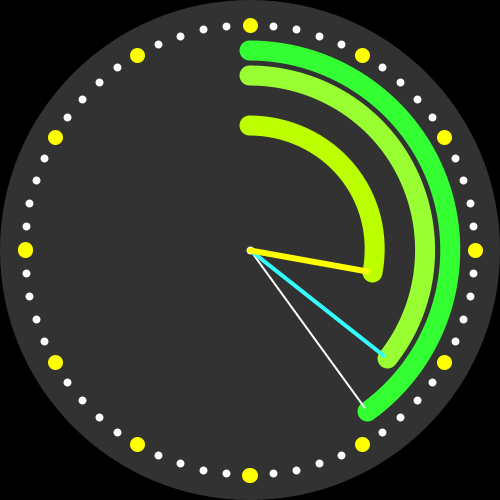
Frame 1 (no input)
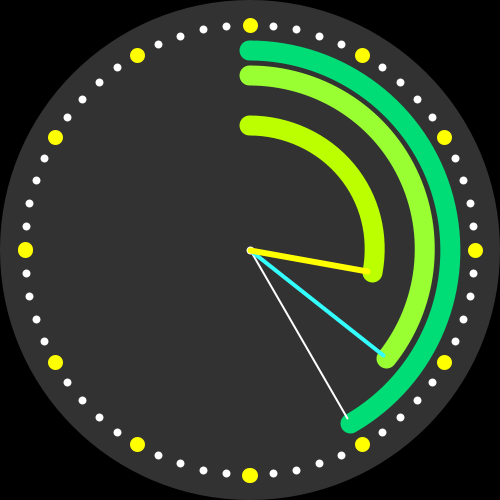
Frame 60 (the mouse pressed at the canvas centre just before this capture)
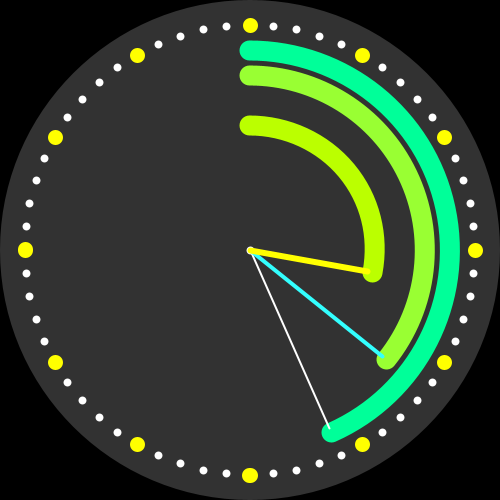
Frame 120 (the mouse held since frame 60 and released just before this capture)

The Processing sketch that drew these frames (run headless with seeded random() and noise(); from frame 60 on, the mouse is pressed at the canvas centre):

// Processing sketch: Analog_Clock_main
// ── Analog_Clock_main.pde
//need vars
int cx,cy;
float secondsRadius;
float minutesRadius;
float hoursRadius;
float clockDiameter;
float clockRadius;
void setup()
{
  size(500,500);
  noStroke();
  clockRadius=min(width,height)/2;
  hoursRadius=clockRadius*0.48;
  minutesRadius=clockRadius*0.68;
  secondsRadius=clockRadius*0.78;
  
  
  clockDiameter=clockRadius*2.0;

  cx=width/2;
  cy=height/2;
}

void draw()
{
  //black background (Grey 0~255)
  background(0);
  //choose the watch color, grey background (Grey 0~255)
  //draw the main circle
  fill(50); 
  noStroke();//wothout border line
  ellipse(cx,cy,clockDiameter,clockDiameter);
  
  
  //end the task of such
  //Draw the 12 dots like ROLEX XD
  stroke(255); //Center White dot
  strokeWeight(8);
  point(250,250);
  
  
  //Draw the 12 dots like real watch XD
  beginShape(POINTS); //Directly draw a point according to strokeWeright 5
  for(int i=0;i<360;i+=6)
  {
    float angle=radians(i); //a conversion
    //Polar coordinate conversion (Polar to x,y in Cartesian)
    float x=cx+clockRadius*0.9*(cos(angle));
    float y=cy+clockRadius*0.9*(sin(angle));
    if(i%30==0)
    {
      stroke(255,255,0);
      strokeWeight(15);
    }
    else
    {
      stroke(255);
      strokeWeight(8);
    }
    vertex(x,y);
  }
  endShape();
  
  
  //angle from 3'oclock since there is 0PI , and use map functinon to convert R(int)->R(rad in polar coordinate)
  // Angles for sin() and cos() start at 3 o'clock;
  // subtract HALF_PI to make them start at the top , norm is used to normalize the lower-level time for carry-on
  //adjust the graph

  
  
  float sec_in_rad = map(second(), 0, 60, 0, TWO_PI) - HALF_PI;
  float min_in_rad = map(minute() + norm(second(), 0, 60), 0, 60, 0, TWO_PI) - HALF_PI; 
  float hour_in_rad = map(hour() + norm(minute(), 0, 60), 0, 24, 0, TWO_PI*2) - HALF_PI; 
  
  
  
  
  //Draw clock with time-dependent colour change
  strokeWeight(20); //select the srtoke weight for second(thinnest)
  noFill();
  //1.-----second in rainbow----------------------------------------------------------------------------------------------
  switch(second())
  {
    case(0):{stroke(#AA0000);  arc(250,250,clockRadius*1.6,clockRadius*1.6,-HALF_PI,sec_in_rad); break;}
    case(1):{stroke(#CC0000);  arc(250,250,clockRadius*1.6,clockRadius*1.6,-HALF_PI,sec_in_rad); break;}
    case(2):{stroke(#FF0000);  arc(250,250,clockRadius*1.6,clockRadius*1.6,-HALF_PI,sec_in_rad); break;}
    case(3):{stroke(#FF3333);  arc(250,250,clockRadius*1.6,clockRadius*1.6,-HALF_PI,sec_in_rad); break;}
    case(4):{stroke(#E63F00);  arc(250,250,clockRadius*1.6,clockRadius*1.6,-HALF_PI,sec_in_rad); break;}
    case(5):{stroke(#FF5511);  arc(250,250,clockRadius*1.6,clockRadius*1.6,-HALF_PI,sec_in_rad); break;}
    case(6):{stroke(#FF7744);  arc(250,250,clockRadius*1.6,clockRadius*1.6,-HALF_PI,sec_in_rad); break;}
    case(7):{stroke(#EE7700);  arc(250,250,clockRadius*1.6,clockRadius*1.6,-HALF_PI,sec_in_rad); break;}
    case(8):{stroke(#FF8800);  arc(250,250,clockRadius*1.6,clockRadius*1.6,-HALF_PI,sec_in_rad); break;}
    case(9):{stroke(#FFAA33);  arc(250,250,clockRadius*1.6,clockRadius*1.6,-HALF_PI,sec_in_rad); break;}
    case(10):{stroke(#DDAA00); arc(250,250,clockRadius*1.6,clockRadius*1.6,-HALF_PI,sec_in_rad); break;}
    case(11):{stroke(#FFBB00); arc(250,250,clockRadius*1.6,clockRadius*1.6,-HALF_PI,sec_in_rad); break;}
    case(12):{stroke(#FFCC22); arc(250,250,clockRadius*1.6,clockRadius*1.6,-HALF_PI,sec_in_rad); break;}
    case(13):{stroke(#EEEE00); arc(250,250,clockRadius*1.6,clockRadius*1.6,-HALF_PI,sec_in_rad); break;}
    case(14):{stroke(#FFFF00); arc(250,250,clockRadius*1.6,clockRadius*1.6,-HALF_PI,sec_in_rad); break;}
    case(15):{stroke(#FFEE33); arc(250,250,clockRadius*1.6,clockRadius*1.6,-HALF_PI,sec_in_rad); break;}
    case(16):{stroke(#99DD00); arc(250,250,clockRadius*1.6,clockRadius*1.6,-HALF_PI,sec_in_rad); break;}
    case(17):{stroke(#BBFF00); arc(250,250,clockRadius*1.6,clockRadius*1.6,-HALF_PI,sec_in_rad); break;}
    case(18):{stroke(#CCFF33); arc(250,250,clockRadius*1.6,clockRadius*1.6,-HALF_PI,sec_in_rad); break;}
    case(19):{stroke(#66DD00); arc(250,250,clockRadius*1.6,clockRadius*1.6,-HALF_PI,sec_in_rad); break;}
    case(20):{stroke(#77FF00); arc(250,250,clockRadius*1.6,clockRadius*1.6,-HALF_PI,sec_in_rad); break;}
    case(21):{stroke(#99FF33); arc(250,250,clockRadius*1.6,clockRadius*1.6,-HALF_PI,sec_in_rad); break;}
    case(22):{stroke(#00DD00); arc(250,250,clockRadius*1.6,clockRadius*1.6,-HALF_PI,sec_in_rad); break;}
    case(23):{stroke(#00FF00); arc(250,250,clockRadius*1.6,clockRadius*1.6,-HALF_PI,sec_in_rad); break;}
    case(24):{stroke(#33FF33); arc(250,250,clockRadius*1.6,clockRadius*1.6,-HALF_PI,sec_in_rad); break;}
    case(25):{stroke(#00DD77); arc(250,250,clockRadius*1.6,clockRadius*1.6,-HALF_PI,sec_in_rad); break;}
    case(26):{stroke(#00FF99); arc(250,250,clockRadius*1.6,clockRadius*1.6,-HALF_PI,sec_in_rad); break;}
    case(27):{stroke(#33FFAA); arc(250,250,clockRadius*1.6,clockRadius*1.6,-HALF_PI,sec_in_rad); break;}
    case(28):{stroke(#00DDAA); arc(250,250,clockRadius*1.6,clockRadius*1.6,-HALF_PI,sec_in_rad); break;}
    case(29):{stroke(#00FFCC); arc(250,250,clockRadius*1.6,clockRadius*1.6,-HALF_PI,sec_in_rad); break;}
    case(30):{stroke(#33FFDD); arc(250,250,clockRadius*1.6,clockRadius*1.6,-HALF_PI,sec_in_rad); break;}
    case(31):{stroke(#00DDDD); arc(250,250,clockRadius*1.6,clockRadius*1.6,-HALF_PI,sec_in_rad); break;}
    case(32):{stroke(#00FFFF); arc(250,250,clockRadius*1.6,clockRadius*1.6,-HALF_PI,sec_in_rad); break;}
    case(33):{stroke(#33FFFF); arc(250,250,clockRadius*1.6,clockRadius*1.6,-HALF_PI,sec_in_rad); break;}
    case(34):{stroke(#009FCC); arc(250,250,clockRadius*1.6,clockRadius*1.6,-HALF_PI,sec_in_rad); break;}
    case(35):{stroke(#00BBFF); arc(250,250,clockRadius*1.6,clockRadius*1.6,-HALF_PI,sec_in_rad); break;}
    case(36):{stroke(#33CCFF); arc(250,250,clockRadius*1.6,clockRadius*1.6,-HALF_PI,sec_in_rad); break;}
    case(37):{stroke(#0044BB); arc(250,250,clockRadius*1.6,clockRadius*1.6,-HALF_PI,sec_in_rad); break;}
    case(38):{stroke(#0066FF); arc(250,250,clockRadius*1.6,clockRadius*1.6,-HALF_PI,sec_in_rad); break;}
    case(39):{stroke(#5599FF); arc(250,250,clockRadius*1.6,clockRadius*1.6,-HALF_PI,sec_in_rad); break;}
    case(40):{stroke(#0000CC); arc(250,250,clockRadius*1.6,clockRadius*1.6,-HALF_PI,sec_in_rad); break;}
    case(41):{stroke(#0000FF); arc(250,250,clockRadius*1.6,clockRadius*1.6,-HALF_PI,sec_in_rad); break;}
    case(42):{stroke(#5555FF); arc(250,250,clockRadius*1.6,clockRadius*1.6,-HALF_PI,sec_in_rad); break;}
    case(43):{stroke(#4400CC); arc(250,250,clockRadius*1.6,clockRadius*1.6,-HALF_PI,sec_in_rad); break;}
    case(44):{stroke(#5500FF); arc(250,250,clockRadius*1.6,clockRadius*1.6,-HALF_PI,sec_in_rad); break;}
    case(45):{stroke(#7744FF); arc(250,250,clockRadius*1.6,clockRadius*1.6,-HALF_PI,sec_in_rad); break;}
    case(46):{stroke(#5500DD); arc(250,250,clockRadius*1.6,clockRadius*1.6,-HALF_PI,sec_in_rad); break;}
    case(47):{stroke(#7700FF); arc(250,250,clockRadius*1.6,clockRadius*1.6,-HALF_PI,sec_in_rad); break;}
    case(48):{stroke(#9955FF); arc(250,250,clockRadius*1.6,clockRadius*1.6,-HALF_PI,sec_in_rad); break;}
    case(49):{stroke(#7700BB); arc(250,250,clockRadius*1.6,clockRadius*1.6,-HALF_PI,sec_in_rad); break;}
    case(50):{stroke(#9900FF); arc(250,250,clockRadius*1.6,clockRadius*1.6,-HALF_PI,sec_in_rad); break;}
    case(51):{stroke(#B94FFF); arc(250,250,clockRadius*1.6,clockRadius*1.6,-HALF_PI,sec_in_rad); break;}
    case(52):{stroke(#A500CC); arc(250,250,clockRadius*1.6,clockRadius*1.6,-HALF_PI,sec_in_rad); break;}
    case(53):{stroke(#CC00FF); arc(250,250,clockRadius*1.6,clockRadius*1.6,-HALF_PI,sec_in_rad); break;}
    case(54):{stroke(#B94FFF); arc(250,250,clockRadius*1.6,clockRadius*1.6,-HALF_PI,sec_in_rad); break;}
    case(55):{stroke(#CC00CC); arc(250,250,clockRadius*1.6,clockRadius*1.6,-HALF_PI,sec_in_rad); break;}
    case(56):{stroke(#FF00FF); arc(250,250,clockRadius*1.6,clockRadius*1.6,-HALF_PI,sec_in_rad); break;}
    case(57):{stroke(#FF3EFF); arc(250,250,clockRadius*1.6,clockRadius*1.6,-HALF_PI,sec_in_rad); break;}
    case(58):{stroke(#FF77FF); arc(250,250,clockRadius*1.6,clockRadius*1.6,-HALF_PI,sec_in_rad); break;}
    case(59):{stroke(#FFB3FF); arc(250,250,clockRadius*1.6,clockRadius*1.6,-HALF_PI,sec_in_rad); break;}
  }
  //arc(250,250,clockRadius,clockRadius,0,PI);
  
  //2.------------minutes in rainbow------------------------------------------------------
  strokeWeight(20); //select the srtoke weight for second(thinnest)
  switch(minute())
  {
    case(0):{stroke(#AA0000);  arc(250,250,clockRadius*1.4,clockRadius*1.4,-HALF_PI,min_in_rad); break;}
    case(1):{stroke(#CC0000);  arc(250,250,clockRadius*1.4,clockRadius*1.4,-HALF_PI,min_in_rad); break;}
    case(2):{stroke(#FF0000);  arc(250,250,clockRadius*1.4,clockRadius*1.4,-HALF_PI,min_in_rad); break;}
    case(3):{stroke(#FF3333);  arc(250,250,clockRadius*1.4,clockRadius*1.4,-HALF_PI,min_in_rad); break;}
    case(4):{stroke(#E63F00);  arc(250,250,clockRadius*1.4,clockRadius*1.4,-HALF_PI,min_in_rad); break;}
    case(5):{stroke(#FF5511);  arc(250,250,clockRadius*1.4,clockRadius*1.4,-HALF_PI,min_in_rad); break;}
    case(6):{stroke(#FF7744);  arc(250,250,clockRadius*1.4,clockRadius*1.4,-HALF_PI,min_in_rad); break;}
    case(7):{stroke(#EE7700);  arc(250,250,clockRadius*1.4,clockRadius*1.4,-HALF_PI,min_in_rad); break;}
    case(8):{stroke(#FF8800);  arc(250,250,clockRadius*1.4,clockRadius*1.4,-HALF_PI,min_in_rad); break;}
    case(9):{stroke(#FFAA33);  arc(250,250,clockRadius*1.4,clockRadius*1.4,-HALF_PI,min_in_rad); break;}
    case(10):{stroke(#DDAA00); arc(250,250,clockRadius*1.4,clockRadius*1.4,-HALF_PI,min_in_rad); break;}
    case(11):{stroke(#FFBB00); arc(250,250,clockRadius*1.4,clockRadius*1.4,-HALF_PI,min_in_rad); break;}
    case(12):{stroke(#FFCC22); arc(250,250,clockRadius*1.4,clockRadius*1.4,-HALF_PI,min_in_rad); break;}
    case(13):{stroke(#EEEE00); arc(250,250,clockRadius*1.4,clockRadius*1.4,-HALF_PI,min_in_rad); break;}
    case(14):{stroke(#FFFF00); arc(250,250,clockRadius*1.4,clockRadius*1.4,-HALF_PI,min_in_rad); break;}
    case(15):{stroke(#FFEE33); arc(250,250,clockRadius*1.4,clockRadius*1.4,-HALF_PI,min_in_rad); break;}
    case(16):{stroke(#99DD00); arc(250,250,clockRadius*1.4,clockRadius*1.4,-HALF_PI,min_in_rad); break;}
    case(17):{stroke(#BBFF00); arc(250,250,clockRadius*1.4,clockRadius*1.4,-HALF_PI,min_in_rad); break;}
    case(18):{stroke(#CCFF33); arc(250,250,clockRadius*1.4,clockRadius*1.4,-HALF_PI,min_in_rad); break;}
    case(19):{stroke(#66DD00); arc(250,250,clockRadius*1.4,clockRadius*1.4,-HALF_PI,min_in_rad); break;}
    case(20):{stroke(#77FF00); arc(250,250,clockRadius*1.4,clockRadius*1.4,-HALF_PI,min_in_rad); break;}
    case(21):{stroke(#99FF33); arc(250,250,clockRadius*1.4,clockRadius*1.4,-HALF_PI,min_in_rad); break;}
    case(22):{stroke(#00DD00); arc(250,250,clockRadius*1.4,clockRadius*1.4,-HALF_PI,min_in_rad); break;}
    case(23):{stroke(#00FF00); arc(250,250,clockRadius*1.4,clockRadius*1.4,-HALF_PI,min_in_rad); break;}
    case(24):{stroke(#33FF33); arc(250,250,clockRadius*1.4,clockRadius*1.4,-HALF_PI,min_in_rad); break;}
    case(25):{stroke(#00DD77); arc(250,250,clockRadius*1.4,clockRadius*1.4,-HALF_PI,min_in_rad); break;}
    case(26):{stroke(#00FF99); arc(250,250,clockRadius*1.4,clockRadius*1.4,-HALF_PI,min_in_rad); break;}
    case(27):{stroke(#33FFAA); arc(250,250,clockRadius*1.4,clockRadius*1.4,-HALF_PI,min_in_rad); break;}
    case(28):{stroke(#00DDAA); arc(250,250,clockRadius*1.4,clockRadius*1.4,-HALF_PI,min_in_rad); break;}
    case(29):{stroke(#00FFCC); arc(250,250,clockRadius*1.4,clockRadius*1.4,-HALF_PI,min_in_rad); break;}
    case(30):{stroke(#33FFDD); arc(250,250,clockRadius*1.4,clockRadius*1.4,-HALF_PI,min_in_rad); break;}
    case(31):{stroke(#00DDDD); arc(250,250,clockRadius*1.4,clockRadius*1.4,-HALF_PI,min_in_rad); break;}
    case(32):{stroke(#00FFFF); arc(250,250,clockRadius*1.4,clockRadius*1.4,-HALF_PI,min_in_rad); break;}
    case(33):{stroke(#33FFFF); arc(250,250,clockRadius*1.4,clockRadius*1.4,-HALF_PI,min_in_rad); break;}
    case(34):{stroke(#009FCC); arc(250,250,clockRadius*1.4,clockRadius*1.4,-HALF_PI,min_in_rad); break;}
    case(35):{stroke(#00BBFF); arc(250,250,clockRadius*1.4,clockRadius*1.4,-HALF_PI,min_in_rad); break;}
    case(36):{stroke(#33CCFF); arc(250,250,clockRadius*1.4,clockRadius*1.4,-HALF_PI,min_in_rad); break;}
    case(37):{stroke(#0044BB); arc(250,250,clockRadius*1.4,clockRadius*1.4,-HALF_PI,min_in_rad); break;}
    case(38):{stroke(#0066FF); arc(250,250,clockRadius*1.4,clockRadius*1.4,-HALF_PI,min_in_rad); break;}
    case(39):{stroke(#5599FF); arc(250,250,clockRadius*1.4,clockRadius*1.4,-HALF_PI,min_in_rad); break;}
    case(40):{stroke(#0000CC); arc(250,250,clockRadius*1.4,clockRadius*1.4,-HALF_PI,min_in_rad); break;}
    case(41):{stroke(#0000FF); arc(250,250,clockRadius*1.4,clockRadius*1.4,-HALF_PI,min_in_rad); break;}
    case(42):{stroke(#5555FF); arc(250,250,clockRadius*1.4,clockRadius*1.4,-HALF_PI,min_in_rad); break;}
    case(43):{stroke(#4400CC); arc(250,250,clockRadius*1.4,clockRadius*1.4,-HALF_PI,min_in_rad); break;}
    case(44):{stroke(#5500FF); arc(250,250,clockRadius*1.4,clockRadius*1.4,-HALF_PI,min_in_rad); break;}
    case(45):{stroke(#7744FF); arc(250,250,clockRadius*1.4,clockRadius*1.4,-HALF_PI,min_in_rad); break;}
    case(46):{stroke(#5500DD); arc(250,250,clockRadius*1.4,clockRadius*1.4,-HALF_PI,min_in_rad); break;}
    case(47):{stroke(#7700FF); arc(250,250,clockRadius*1.4,clockRadius*1.4,-HALF_PI,min_in_rad); break;}
    case(48):{stroke(#9955FF); arc(250,250,clockRadius*1.4,clockRadius*1.4,-HALF_PI,min_in_rad); break;}
    case(49):{stroke(#7700BB); arc(250,250,clockRadius*1.4,clockRadius*1.4,-HALF_PI,min_in_rad); break;}
    case(50):{stroke(#9900FF); arc(250,250,clockRadius*1.4,clockRadius*1.4,-HALF_PI,min_in_rad); break;}
    case(51):{stroke(#B94FFF); arc(250,250,clockRadius*1.4,clockRadius*1.4,-HALF_PI,min_in_rad); break;}
    case(52):{stroke(#A500CC); arc(250,250,clockRadius*1.4,clockRadius*1.4,-HALF_PI,min_in_rad); break;}
    case(53):{stroke(#CC00FF); arc(250,250,clockRadius*1.4,clockRadius*1.4,-HALF_PI,min_in_rad); break;}
    case(54):{stroke(#B94FFF); arc(250,250,clockRadius*1.4,clockRadius*1.4,-HALF_PI,min_in_rad); break;}
    case(55):{stroke(#CC00CC); arc(250,250,clockRadius*1.4,clockRadius*1.4,-HALF_PI,min_in_rad); break;}
    case(56):{stroke(#FF00FF); arc(250,250,clockRadius*1.4,clockRadius*1.4,-HALF_PI,min_in_rad); break;}
    case(57):{stroke(#FF3EFF); arc(250,250,clockRadius*1.4,clockRadius*1.4,-HALF_PI,min_in_rad); break;}
    case(58):{stroke(#FF77FF); arc(250,250,clockRadius*1.4,clockRadius*1.4,-HALF_PI,min_in_rad); break;}
    case(59):{stroke(#FFB3FF); arc(250,250,clockRadius*1.6,clockRadius*1.6,-HALF_PI,sec_in_rad); break;}
  }
  
  //3.---------Hours in window
  strokeWeight(20); //select the srtoke weight for second(thinnest)
  switch(hour())
  {
    case(0):{stroke(#AA0000);  arc(250,250,clockRadius*1,clockRadius*1,-HALF_PI,hour_in_rad); break;}
    case(1):{stroke(#FF8800);  arc(250,250,clockRadius*1,clockRadius*1,-HALF_PI,hour_in_rad); break;}
    case(2):{stroke(#FFDD55);  arc(250,250,clockRadius*1,clockRadius*1,-HALF_PI,hour_in_rad); break;}
    case(3):{stroke(#BBFF00);  arc(250,250,clockRadius*1,clockRadius*1,-HALF_PI,hour_in_rad); break;}
    case(4):{stroke(#66DD00);  arc(250,250,clockRadius*1,clockRadius*1,-HALF_PI,hour_in_rad); break;}
    case(5):{stroke(#227700);  arc(250,250,clockRadius*1,clockRadius*1,-HALF_PI,hour_in_rad); break;}
    case(6):{stroke(#00DD77);  arc(250,250,clockRadius*1,clockRadius*1,-HALF_PI,hour_in_rad); break;}
    case(7):{stroke(#00FFCC);  arc(250,250,clockRadius*1,clockRadius*1,-HALF_PI,hour_in_rad); break;}
    case(8):{stroke(#33FFFF);  arc(250,250,clockRadius*1,clockRadius*1,-HALF_PI,hour_in_rad); break;}
    case(9):{stroke(#CCEEFF);  arc(250,250,clockRadius*1,clockRadius*1,-HALF_PI,hour_in_rad); break;}
    case(10):{stroke(#5555FF); arc(250,250,clockRadius*1,clockRadius*1,-HALF_PI,hour_in_rad); break;}
    case(11):{stroke(#0000FF); arc(250,250,clockRadius*1,clockRadius*1,-HALF_PI,hour_in_rad); break;}
    case(12):{stroke(#9955FF); arc(250,250,clockRadius*1,clockRadius*1,-HALF_PI,hour_in_rad); break;}
    case(13):{stroke(#B94FFF); arc(250,250,clockRadius*1,clockRadius*1,-HALF_PI,hour_in_rad); break;}
    case(14):{stroke(#E38FFF); arc(250,250,clockRadius*1,clockRadius*1,-HALF_PI,hour_in_rad); break;}
    case(15):{stroke(#FF3EFF); arc(250,250,clockRadius*1,clockRadius*1,-HALF_PI,hour_in_rad); break;}
    case(16):{stroke(#FF00FF); arc(250,250,clockRadius*1,clockRadius*1,-HALF_PI,hour_in_rad); break;}
    case(17):{stroke(#CC00CC); arc(250,250,clockRadius*1,clockRadius*1,-HALF_PI,hour_in_rad); break;}
    case(18):{stroke(#FF88C2); arc(250,250,clockRadius*1,clockRadius*1,-HALF_PI,hour_in_rad); break;}
    case(19):{stroke(#FF0000); arc(250,250,clockRadius*1,clockRadius*1,-HALF_PI,hour_in_rad); break;}
    case(20):{stroke(#AA0000); arc(250,250,clockRadius*1,clockRadius*1,-HALF_PI,hour_in_rad); break;}
    case(21):{stroke(#FF8800); arc(250,250,clockRadius*1,clockRadius*1,-HALF_PI,hour_in_rad); break;}
    case(22):{stroke(#FFDD55); arc(250,250,clockRadius*1,clockRadius*1,-HALF_PI,hour_in_rad); break;}
    case(23):{stroke(#BBFF00); arc(250,250,clockRadius*1,clockRadius*1,-HALF_PI,hour_in_rad); break;}
    case(24):{stroke(#66DD00); arc(250,250,clockRadius*1,clockRadius*1,-HALF_PI,hour_in_rad); break;}
    
  }
  
  
  //Hand of clock with polar coordinate
  stroke(255);
  strokeWeight(2);
  line(cx, cy, cx + cos(sec_in_rad) * secondsRadius, cy + sin(sec_in_rad) * secondsRadius);
  stroke(#33FFFF);
  strokeWeight(4);
  line(cx, cy, cx + cos(min_in_rad) * minutesRadius, cy + sin(min_in_rad) * minutesRadius);
  stroke(255,255,0);
  strokeWeight(6);
  line(cx, cy, cx + cos(hour_in_rad) * hoursRadius, cy + sin(hour_in_rad) * hoursRadius);
}
